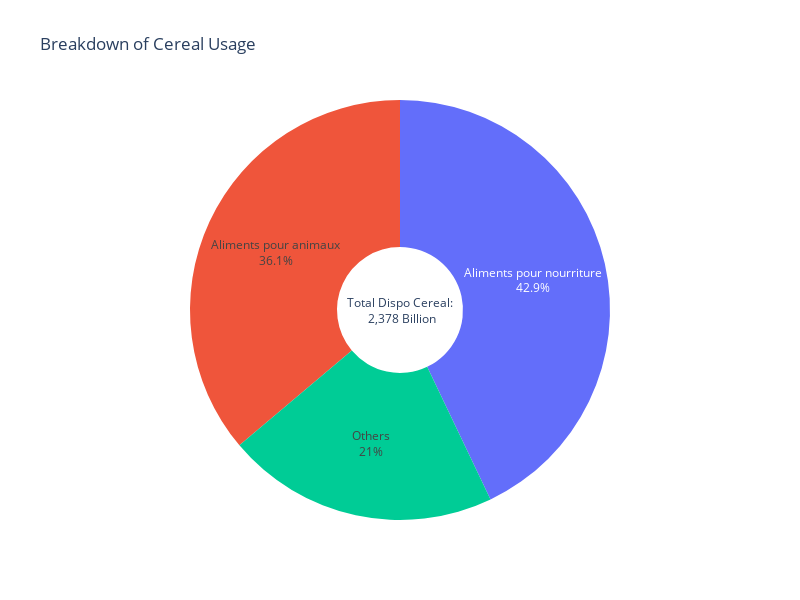

The notebook cell saved with this chart:
### Code cell
# Calculate the proportions
nourriture_prop = dispo_alimentaire_celreales_nurriture / dispo_alimentaire_cereal_total
animaux_prop = dispo_alimentaire_cereales_animaux / dispo_alimentaire_cereal_total
others = 1 - nourriture_prop - animaux_prop

# Create the data for the pie chart
values = [nourriture_prop, animaux_prop, others]
labels = ["Aliments pour nourriture", "Aliments pour animaux", "Others"]

# Create the pie chart using Plotly
fig = px.pie(values=values, names=labels, title="Breakdown of Cereal Usage", hole=0.3)
fig.update_traces(textinfo="percent+label")
fig.update_layout(
    width=800,
    height=600,
    annotations=[
        dict(
            text=f"Total Dispo Cereal:<br> {dispo_alimentaire_cereal_total/1_000_000_000:,.0f} Billion",
            showarrow=False,
        )
    ],
    showlegend=False,
)

# Show the figure
fig.show()

### Figure 1 — Plotly figure (JSON) as saved in the notebook; plotly's stock layout.template omitted (floating-point values rounded to 4 significant figures)
{"data": [{"domain": {"x": [0, 1], "y": [0, 1]}, "hole": 0.3, "hovertemplate": "label=%{label}<br>value=%{value}<extra></extra>", "labels": ["Aliments pour nourriture", "Aliments pour animaux", "Others"], "legendgroup": "", "name": "", "showlegend": true, "textinfo": "percent+label", "type": "pie", "values": [0.4291, 0.3614, 0.2095]}], "layout": {"annotations": [{"showarrow": false, "text": "Total Dispo Cereal:<br> 2,378 Billion"}], "height": 600, "legend": {"tracegroupgap": 0}, "showlegend": false, "title": {"text": "Breakdown of Cereal Usage"}, "width": 800}}
